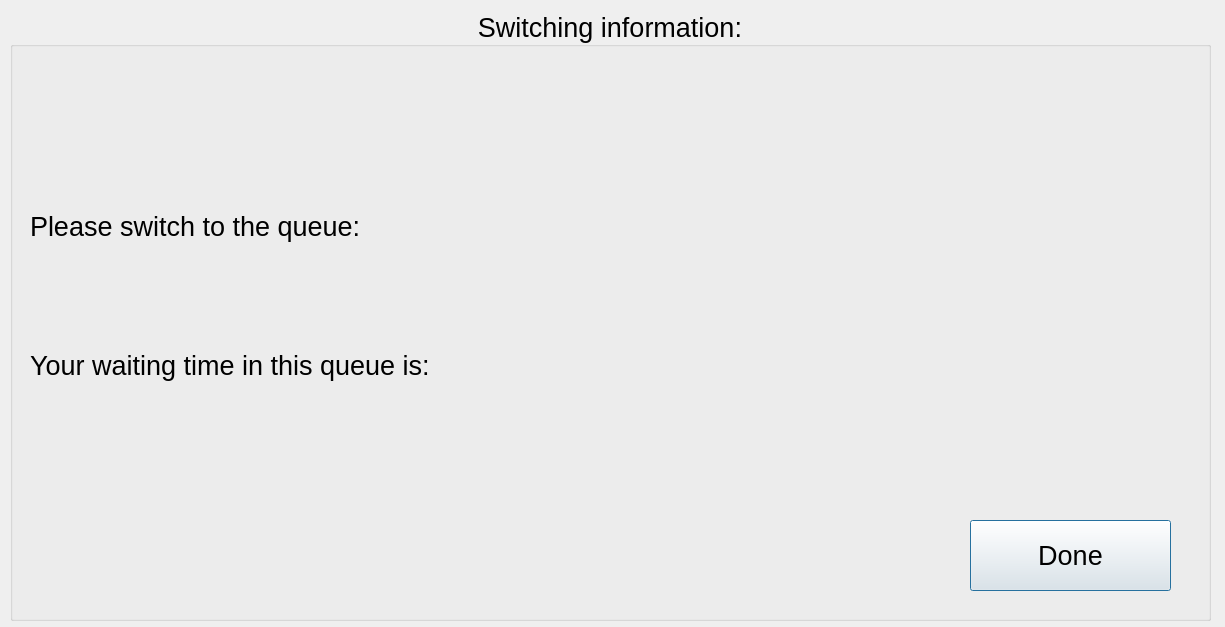
<?xml version="1.0" encoding="UTF-8"?>
<ui version="4.0">
 <class>H_SwitchToGate</class>
 <widget class="QDialog" name="H_SwitchToGate">
  <property name="geometry">
   <rect>
    <x>0</x>
    <y>0</y>
    <width>1225</width>
    <height>627</height>
   </rect>
  </property>
  <property name="windowTitle">
   <string>Dialog</string>
  </property>
  <widget class="QGroupBox" name="groupBox">
   <property name="geometry">
    <rect>
     <x>10</x>
     <y>10</y>
     <width>1201</width>
     <height>611</height>
    </rect>
   </property>
   <property name="font">
    <font>
     <pointsize>20</pointsize>
    </font>
   </property>
   <property name="title">
    <string>Switching information:</string>
   </property>
   <property name="alignment">
    <set>Qt::AlignCenter</set>
   </property>
   <widget class="QPushButton" name="pushButton">
    <property name="geometry">
     <rect>
      <x>960</x>
      <y>510</y>
      <width>201</width>
      <height>71</height>
     </rect>
    </property>
    <property name="text">
     <string>Done</string>
    </property>
   </widget>
   <widget class="QWidget" name="">
    <property name="geometry">
     <rect>
      <x>20</x>
      <y>150</y>
      <width>1141</width>
      <height>271</height>
     </rect>
    </property>
    <layout class="QVBoxLayout" name="verticalLayout">
     <item>
      <layout class="QHBoxLayout" name="horizontalLayout">
       <item>
        <widget class="QLabel" name="label">
         <property name="text">
          <string>Please switch to the queue:</string>
         </property>
        </widget>
       </item>
       <item>
        <widget class="QLabel" name="label_2">
         <property name="text">
          <string/>
         </property>
        </widget>
       </item>
      </layout>
     </item>
     <item>
      <layout class="QHBoxLayout" name="horizontalLayout_2">
       <item>
        <widget class="QLabel" name="label_3">
         <property name="text">
          <string>Your waiting time in this queue is:</string>
         </property>
        </widget>
       </item>
       <item>
        <widget class="QLabel" name="label_4">
         <property name="text">
          <string/>
         </property>
        </widget>
       </item>
      </layout>
     </item>
    </layout>
   </widget>
  </widget>
 </widget>
 <resources/>
 <connections/>
</ui>
